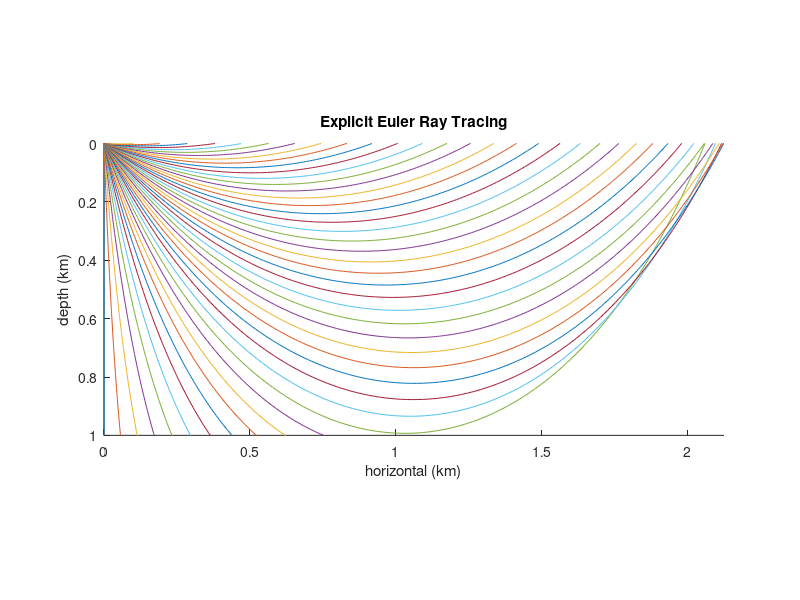
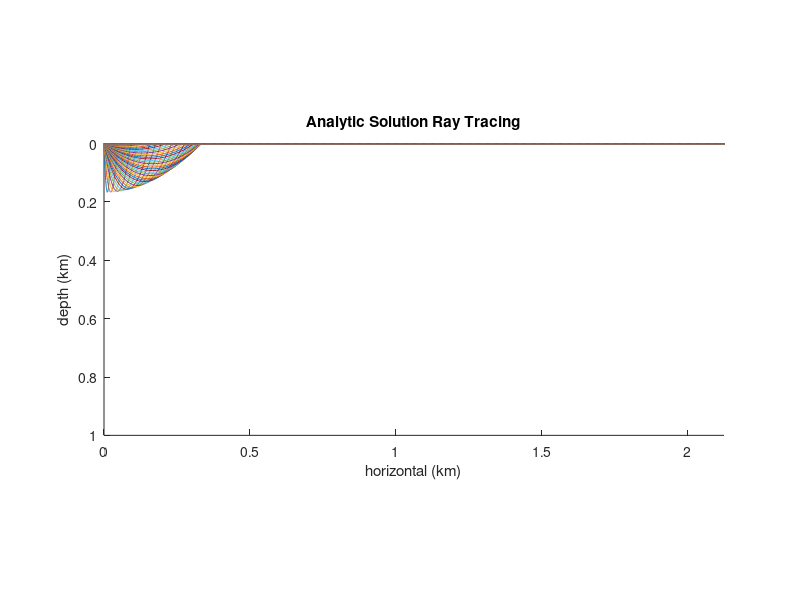

Source code (MATLAB) for these figures, in order:
% Ray tracing written by Luke Decker
clear

dt = .01;
nt = 1000;




t0 = 0;

tf = t0+nt*dt;
tVec = [1:nt+1];
x0 = [0 0];

%%%%% Time Vector for analytic solution %%%%%
for it=0:nt
    tVec(it+1) = t0 + dt*(it);
end

% velocity field

v0 = 0.5;
vf = 1;

vz0 = 0;
vzf = 1;
nvz = 101;


s0 = 1/v0;
s02 = s0*s0;
sf = 1/vf;
sf2 = sf*sf;

dels = sf2-s02;
ds = dels/(nvz-1);
dvz = (vzf-vz0)/(nvz-1);

slow2=zeros(nvz,1);



for i=1:nvz
   slow2(i) =  s02 + ds*(i-1);  
end

vel = 1./sqrt(slow2);

gX = 0;
gZ = dels;

initialp = 0;
np = 81 ; 
dp = 2;



ymin=0;
ymax=0;
hold on

for ip=1:np
    
    pindex = (ip-1)*(nt+1);
    
    theta0 = initialp+dp*(ip-1);
    p0 = [cosd(theta0) sind(theta0)];
    X = zeros(nt+1,2);
    P = X;
    X(1,:) = x0;

    P(1,:) = p0;
    
    for it=2:nt+1
        
        
        
        z = X(it-1,1);
        pz = P(it-1,1);

        x = X(it-1,2);
        px = P(it-1,2);

        iz = floor((z-vz0)/dvz)+1;
        if iz<1.5
            iz = 2;
        end
        
        if iz>nvz-1
            iz = nvz-1;
        end
        dXt = x * px * dt + px * gX * dt*dt + gX*gX * dt*dt*dt * (1./3);
        dZt = z * pz * dt + pz * gZ * dt*dt + gZ*gZ * dt*dt*dt * (1./3);

        z1 = z + pz*vel(iz)*dt;
        x1 = x + px*vel(iz)*dt;

        gradvZ = (vel(iz+1)-vel(iz-1))/(dvz*2);
        deriv = -gradvZ/vel(iz);

        pz10 = pz + deriv*dt; % derivitave of p in packet

        % normalize
        amp = sqrt(pz10*pz10+px*px); % normalization constant for ray parameter


        X(it,1) = z1; % write out new position
        X(it,2) = x1;

        P(it,1) = pz10/amp; % normalized ray parameter
        P(it,2) = px/amp;
        

        if z1<vz0 % if breach surface, write out rest at same position
            for it2 = it+1:nt+1
                X(it2,1) = z1;
                X(it2,2) = x1;

                P(it2,1) = pz10/amp;
                P(it2,2) = px/amp;

            end
            break
        end
        if z1>vzf % if beneath velocity file, write out position
            for it2 = it+1:nt+1
                X(it2,1) = z1;
                X(it2,2) = x1;

                P(it2,1) = pz10/amp;
                P(it2,2) = px/amp;

            end
            break
        end
    end
    if max(X(:,2)) > ymax
       ymax =  max(X(:,2));
    end
    if min(X(:,2)) < ymin
       ymin =  min(X(:,2));
    end
    
    plot(X(:,2),X(:,1))
end


title('Explicit Euler Ray Tracing')
ylabel('depth (km)')
xlabel('horizontal (km)')
axis([ymin,ymax,vz0,vzf])
axis ij
pbaspect([(ymax-ymin) 1 1])
hold off

figure

%%%%%%%%%%%% Analytic Solution %%%%%%%%%%%%%%
xPlt = [1:nt+1];
zPlt = [1:nt+1];



hold on;
for ip= 1:np
    p = initialp + dp*ip;
    xDir0 = sind(p);
    zDir0 = cosd(p);
  
    for i=1:nt+1
        t = tVec(i); 
        xPos = x0(2) + xDir0*t + gX * t*t * 0.5;
        zPos = x0(1) + zDir0*t + gZ * t*t * 0.5;
        if zPos < 0
            zPos = 0;
        end
        
        xPlt(i) = xPos;
        zPlt(i) = zPos;
    end

    plot(xPlt,zPlt)
        
end
title('Analytic Solution Ray Tracing')
ylabel('depth (km)')
xlabel('horizontal (km)')
axis([ymin,ymax,vz0,vzf])
axis ij
pbaspect([(ymax-ymin) 1 1])
hold off
        
    






















